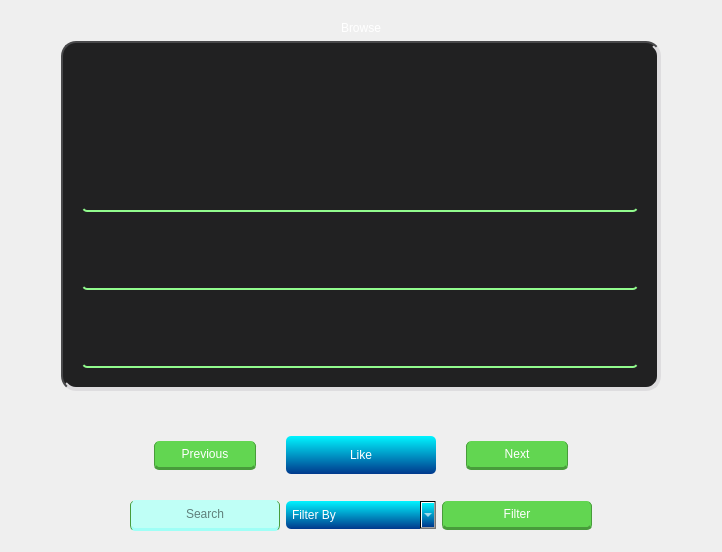
      <widget class="QWidget" name="BrowsePage">
       <layout class="QGridLayout" name="gridLayout_4">
        <item row="0" column="1">
         <widget class="QFrame" name="frame_4">
          <property name="minimumSize">
           <size>
            <width>0</width>
            <height>0</height>
           </size>
          </property>
          <property name="maximumSize">
           <size>
            <width>1200</width>
            <height>600</height>
           </size>
          </property>
          <property name="baseSize">
           <size>
            <width>0</width>
            <height>0</height>
           </size>
          </property>
          <property name="styleSheet">
           <string notr="true">background-color: transparent;</string>
          </property>
          <property name="frameShape">
           <enum>QFrame::StyledPanel</enum>
          </property>
          <property name="frameShadow">
           <enum>QFrame::Raised</enum>
          </property>
          <layout class="QGridLayout" name="gridLayout_5">
           <item row="1" column="0">
            <widget class="QFrame" name="frame_7">
             <property name="sizePolicy">
              <sizepolicy hsizetype="Maximum" vsizetype="Maximum">
               <horstretch>0</horstretch>
               <verstretch>0</verstretch>
              </sizepolicy>
             </property>
             <property name="minimumSize">
              <size>
               <width>600</width>
               <height>350</height>
              </size>
             </property>
             <property name="styleSheet">
              <string notr="true">border-radius: 15px;
border-top: 2px solid rgb(73, 73, 75);
border-left: 2px solid rgb(73, 73, 75);
background-color:rgb(33, 33, 34);
padding: 10px;
border-bottom: 4px solid rgb(222, 221, 223);
border-right:  4px solid rgb(222, 221, 223);</string>
             </property>
             <property name="frameShape">
              <enum>QFrame::Box</enum>
             </property>
             <property name="frameShadow">
              <enum>QFrame::Plain</enum>
             </property>
             <property name="lineWidth">
              <number>15</number>
             </property>
             <property name="midLineWidth">
              <number>22</number>
             </property>
             <layout class="QVBoxLayout" name="verticalLayout_3">
              <item>
               <layout class="QVBoxLayout" name="verticalLayout_2">
                <property name="sizeConstraint">
                 <enum>QLayout::SetFixedSize</enum>
                </property>
                <item>
                 <layout class="QHBoxLayout" name="horizontalLayout_14">
                  <item>
                   <layout class="QVBoxLayout" name="verticalLayout">
                    <property name="sizeConstraint">
                     <enum>QLayout::SetMaximumSize</enum>
                    </property>
                    <item>
                     <widget class="QLabel" name="Discover_FirstName">
                      <property name="minimumSize">
                       <size>
                        <width>189</width>
                        <height>42</height>
                       </size>
                      </property>
                      <property name="styleSheet">
                       <string notr="true">color: white; 
font: 1200 60pt &quot;Nexa&quot;;
background-color: rgb(97, 165, 85);
padding:0px;

border-top: 0px solid rgb(125, 125, 125);
border-left :0px;
border-right:0px;
border-bottom:0px;

background-color:transparent;</string>
                      </property>
                      <property name="text">
                       <string/>
                      </property>
                     </widget>
                    </item>
                    <item>
                     <widget class="QLabel" name="Discover_LastName">
                      <property name="styleSheet">
                       <string notr="true">color: white; 
font: 1200 60pt &quot;Nexa&quot;;
background-color: rgb(97, 165, 85);
padding:0px;

border-top: 0px solid rgb(125, 125, 125);
border-left :0px;
border-right:0px;
border-bottom:0px;

background-color:transparent;</string>
                      </property>
                      <property name="text">
                       <string/>
                      </property>
                     </widget>
                    </item>
                   </layout>
                  </item>
                 </layout>
                </item>
                <item>
                 <widget class="QLabel" name="Discover_Major">
                  <property name="minimumSize">
                   <size>
                    <width>189</width>
                    <height>42</height>
                   </size>
                  </property>
                  <property name="styleSheet">
                   <string notr="true">color: rgb(145, 251, 141);
font: 1200 15pt &quot;Nexa&quot;;
background-color: rgb(97, 165, 85);
border-radius: 5px;
border-top: 0px solid rgb(125, 125, 125);
border-left :0px;
border-right:0px;
border-bottom:2px solid rgb(145, 251, 141);
padding: 10px;
background-color:transparent;</string>
                  </property>
                  <property name="text">
                   <string/>
                  </property>
                 </widget>
                </item>
                <item>
                 <widget class="QLabel" name="Discover_Year">
                  <property name="minimumSize">
                   <size>
                    <width>189</width>
                    <height>42</height>
                   </size>
                  </property>
                  <property name="styleSheet">
                   <string notr="true">color: rgb(145, 251, 141);; 
font: 1200 15pt &quot;Nexa&quot;;
background-color: rgb(97, 165, 85);
border-radius: 5px;
border-top: 0px solid rgb(125, 125, 125);
border-left :0px;
border-right:0px;
border-bottom:2px solid rgb(145, 251, 141);
padding: 10px;
background-color:transparent;</string>
                  </property>
                  <property name="text">
                   <string/>
                  </property>
                 </widget>
                </item>
                <item>
                 <widget class="QLabel" name="Discover_Email">
                  <property name="minimumSize">
                   <size>
                    <width>189</width>
                    <height>42</height>
                   </size>
                  </property>
                  <property name="styleSheet">
                   <string notr="true">color: rgb(145, 251, 141);; 
font: 1200 15pt &quot;Nexa&quot;;
background-color: rgb(97, 165, 85);
border-radius: 5px;
border-top: 0px solid rgb(125, 125, 125);
border-left :0px;
border-right:0px;
border-bottom:2px solid rgb(145, 251, 141);
padding: 10px;
background-color:transparent;</string>
                  </property>
                  <property name="text">
                   <string/>
                  </property>
                 </widget>
                </item>
               </layout>
              </item>
             </layout>
            </widget>
           </item>
           <item row="0" column="0">
            <widget class="QLabel" name="BrowseHeader">
             <property name="styleSheet">
              <string notr="true">color: white; 
font: 800 50pt &quot;Nexa&quot;;
background: transparent;
</string>
             </property>
             <property name="text">
              <string>&lt;html&gt;&lt;head/&gt;&lt;body&gt;&lt;p align=&quot;center&quot;&gt;Browse&lt;/p&gt;&lt;/body&gt;&lt;/html&gt;</string>
             </property>
             <property name="scaledContents">
              <bool>false</bool>
             </property>
            </widget>
           </item>
          </layout>
         </widget>
        </item>
        <item row="2" column="2">
         <spacer name="horizontalSpacer_6">
          <property name="orientation">
           <enum>Qt::Horizontal</enum>
          </property>
          <property name="sizeHint" stdset="0">
           <size>
            <width>40</width>
            <height>20</height>
           </size>
          </property>
         </spacer>
        </item>
        <item row="2" column="0">
         <spacer name="horizontalSpacer_5">
          <property name="orientation">
           <enum>Qt::Horizontal</enum>
          </property>
          <property name="sizeHint" stdset="0">
           <size>
            <width>40</width>
            <height>20</height>
           </size>
          </property>
         </spacer>
        </item>
        <item row="2" column="1">
         <widget class="QFrame" name="frame_5">
          <property name="minimumSize">
           <size>
            <width>50</width>
            <height>0</height>
           </size>
          </property>
          <property name="maximumSize">
           <size>
            <width>1000</width>
            <height>200</height>
           </size>
          </property>
          <property name="styleSheet">
           <string notr="true">background-color: transparent;</string>
          </property>
          <property name="frameShape">
           <enum>QFrame::StyledPanel</enum>
          </property>
          <property name="frameShadow">
           <enum>QFrame::Raised</enum>
          </property>
          <layout class="QGridLayout" name="gridLayout_6">
           <item row="0" column="1">
            <widget class="QPushButton" name="PreviousButton">
             <property name="minimumSize">
              <size>
               <width>150</width>
               <height>0</height>
              </size>
             </property>
             <property name="styleSheet">
              <string notr="true">font: 500 13pt &quot;Nexa Bold&quot;;
background-color: rgb(98, 214, 81);
color: rgb(255, 255, 255);
border-radius: 5px; border: 2px rgb(33, 33, 34);
border-bottom: 3px solid rgb(72, 156, 59);
border-left:  1px solid rgb(72, 156, 59);
border-right:  1px solid rgb(72, 156, 59);
padding: 6px;
margin: 24px;</string>
             </property>
             <property name="text">
              <string>Previous</string>
             </property>
            </widget>
           </item>
           <item row="0" column="5">
            <spacer name="horizontalSpacer_4">
             <property name="orientation">
              <enum>Qt::Horizontal</enum>
             </property>
             <property name="sizeHint" stdset="0">
              <size>
               <width>40</width>
               <height>20</height>
              </size>
             </property>
            </spacer>
           </item>
           <item row="0" column="4">
            <widget class="QPushButton" name="NextButton">
             <property name="minimumSize">
              <size>
               <width>150</width>
               <height>0</height>
              </size>
             </property>
             <property name="styleSheet">
              <string notr="true">font: 500 13pt &quot;Nexa Bold&quot;;
background-color: rgb(98, 214, 81);
color: rgb(255, 255, 255);
border-radius: 5px; border: 2px rgb(33, 33, 34);
border-bottom: 3px solid rgb(72, 156, 59);
border-left:  1px solid rgb(72, 156, 59);
border-right:  1px solid rgb(72, 156, 59);
padding: 6px;
margin: 24px;</string>
             </property>
             <property name="text">
              <string>Next</string>
             </property>
            </widget>
           </item>
           <item row="0" column="2" colspan="2">
            <widget class="QPushButton" name="LikeButton">
             <property name="styleSheet">
              <string notr="true">background-color: white;
color: black;

font: 500 13pt &quot;Nexa Bold&quot;;
background-color: qlineargradient(spread:pad, x1:1, y1:1, x2:1, y2:0, stop:0 rgba(0, 56, 140, 255), stop:1 rgba(0, 244, 255, 255));
color: rgb(255, 255, 255);
border-radius: 5px; 
padding: 12px;
</string>
             </property>
             <property name="text">
              <string>Like</string>
             </property>
            </widget>
           </item>
           <item row="5" column="1">
            <widget class="QLineEdit" name="FilterLine">
             <property name="whatsThis">
              <string>&lt;html&gt;&lt;head/&gt;&lt;body&gt;&lt;p align=&quot;center&quot;&gt;&lt;br/&gt;&lt;/p&gt;&lt;/body&gt;&lt;/html&gt;</string>
             </property>
             <property name="layoutDirection">
              <enum>Qt::LeftToRight</enum>
             </property>
             <property name="styleSheet">
              <string notr="true">font: 500 13pt &quot;Nexa Bold&quot;;
background-color: rgb(191, 255, 246);
color: black;
border-radius: 5px; border: 2px rgb(61, 172, 202);
border-bottom: 3px solid rgb(159, 255, 246);
border-left:  1px solid rgb(72, 156, 59);
border-right:  1px solid rgb(72, 156, 59);
padding: 6px;</string>
             </property>
             <property name="text">
              <string/>
             </property>
             <property name="alignment">
              <set>Qt::AlignCenter</set>
             </property>
             <property name="placeholderText">
              <string>Search</string>
             </property>
            </widget>
           </item>
           <item row="0" column="0">
            <spacer name="horizontalSpacer_3">
             <property name="orientation">
              <enum>Qt::Horizontal</enum>
             </property>
             <property name="sizeHint" stdset="0">
              <size>
               <width>40</width>
               <height>20</height>
              </size>
             </property>
            </spacer>
           </item>
           <item row="5" column="2" colspan="2">
            <widget class="QComboBox" name="FilterDropdown">
             <property name="sizePolicy">
              <sizepolicy hsizetype="Fixed" vsizetype="Fixed">
               <horstretch>0</horstretch>
               <verstretch>0</verstretch>
              </sizepolicy>
             </property>
             <property name="minimumSize">
              <size>
               <width>150</width>
               <height>0</height>
              </size>
             </property>
             <property name="styleSheet">
              <string notr="true">background-color: white;
color: black;

font: 500 13pt &quot;Nexa Bold&quot;;
background-color: qlineargradient(spread:pad, x1:1, y1:1, x2:1, y2:0, stop:0 rgba(0, 56, 140, 255), stop:1 rgba(0, 244, 255, 255));
color: rgb(255, 255, 255);
border-radius: 5px; 
padding: 6px;
</string>
             </property>
             <property name="placeholderText">
              <string>Filter By</string>
             </property>
             <item>
              <property name="text">
               <string>Filter By</string>
              </property>
             </item>
             <item>
              <property name="text">
               <string>Major</string>
              </property>
             </item>
             <item>
              <property name="text">
               <string>Year</string>
              </property>
             </item>
             <item>
              <property name="text">
               <string>Course</string>
              </property>
             </item>
            </widget>
           </item>
           <item row="5" column="4">
            <widget class="QPushButton" name="FilterButton">
             <property name="maximumSize">
              <size>
               <width>500</width>
               <height>16777215</height>
              </size>
             </property>
             <property name="styleSheet">
              <string notr="true">font: 500 13pt &quot;Nexa Bold&quot;;
background-color: rgb(98, 214, 81);
color: rgb(255, 255, 255);
border-radius: 5px; border: 2px rgb(33, 33, 34);
border-bottom: 3px solid rgb(72, 156, 59);
border-left:  1px solid rgb(72, 156, 59);
border-right:  1px solid rgb(72, 156, 59);
padding: 6px;</string>
             </property>
             <property name="text">
              <string>Filter</string>
             </property>
            </widget>
           </item>
          </layout>
         </widget>
        </item>
       </layout>
      </widget>
